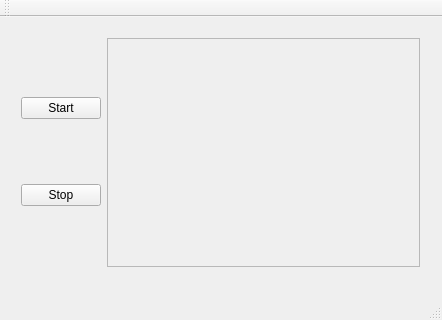
<?xml version="1.0" encoding="UTF-8"?>
<ui version="4.0">
 <class>ServerWindow</class>
 <widget class="QMainWindow" name="ServerWindow">
  <property name="geometry">
   <rect>
    <x>0</x>
    <y>0</y>
    <width>442</width>
    <height>320</height>
   </rect>
  </property>
  <property name="windowTitle">
   <string>ServerWindow</string>
  </property>
  <widget class="QWidget" name="centralWidget">
   <widget class="QWidget" name="horizontalLayoutWidget">
    <property name="geometry">
     <rect>
      <x>10</x>
      <y>10</y>
      <width>421</width>
      <height>251</height>
     </rect>
    </property>
    <layout class="QHBoxLayout" name="horizontalLayout_3">
     <item>
      <layout class="QVBoxLayout" name="verticalLayout">
       <item>
        <widget class="QPushButton" name="startButton">
         <property name="text">
          <string>Start</string>
         </property>
        </widget>
       </item>
       <item>
        <widget class="QPushButton" name="stopButtton">
         <property name="text">
          <string>Stop</string>
         </property>
        </widget>
       </item>
      </layout>
     </item>
     <item>
      <widget class="QScrollArea" name="scrollArea">
       <property name="widgetResizable">
        <bool>true</bool>
       </property>
       <widget class="QWidget" name="scrollAreaWidgetContents">
        <property name="geometry">
         <rect>
          <x>0</x>
          <y>0</y>
          <width>329</width>
          <height>247</height>
         </rect>
        </property>
       </widget>
      </widget>
     </item>
    </layout>
   </widget>
  </widget>
  <widget class="QMenuBar" name="menuBar">
   <property name="geometry">
    <rect>
     <x>0</x>
     <y>0</y>
     <width>442</width>
     <height>20</height>
    </rect>
   </property>
  </widget>
  <widget class="QToolBar" name="mainToolBar">
   <attribute name="toolBarArea">
    <enum>TopToolBarArea</enum>
   </attribute>
   <attribute name="toolBarBreak">
    <bool>false</bool>
   </attribute>
  </widget>
  <widget class="QStatusBar" name="statusBar"/>
 </widget>
 <layoutdefault spacing="6" margin="11"/>
 <resources/>
 <connections/>
</ui>
